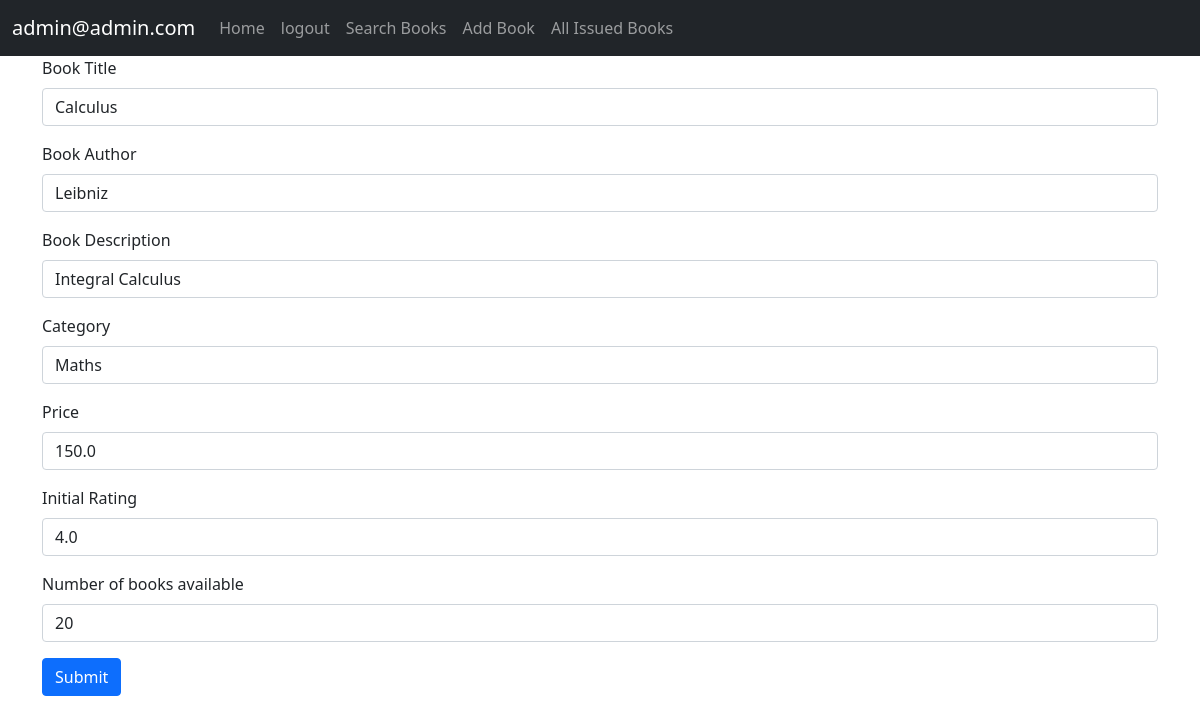
Screenshot of /change/3 (signed in) with the database file from the repository.
### accounts/models.py (models this page shows)
class CustomUser(AbstractUser):
    username = None
    email = models.EmailField(_("email address"), unique=True)
    phone = models.IntegerField(blank=True,null=True)
    USERNAME_FIELD = 'email'
    REQUIRED_FIELDS = []
    objects = CustomUserManager()

### main/models.py (models this page shows, shortened)
class Book(models.Model):
    title = models.CharField(max_length=100)
    author = models.CharField(max_length=100)
    desc = models.CharField(max_length=200)
    category = models.CharField(max_length=100)
    price = models.FloatField()
    availability = models.IntegerField()
    rating = models.FloatField(null=True)

### main/views.py (the view, shortened to what this page needs)
# urls.py: path('change/<int:id>', views.edit_book,name='change'),
@login_required
def edit_book(request,id):
    if request.user.is_superuser:
        book = Book.objects.get(pk=id)
        return render(request,'main/editBook.html',{'book':book})
    else:
        messages.error(request,'Your account doesn\'t have access to this page.')
        return redirect(reverse('main:home'))

### main/templates/main/editBook.html (shortened to what this page needs)
{% extends 'main/base.html' %}
{% block content %}
<div class="container">
  <form method="POST">
    <div class="mb-3">
      <label for="exampleInputEmail1" class="form-label">Book Title</label>
      <input type="text" name="title"  class="form-control" id="exampleInputEmail1" value="{{book.title}}">
    </div>
    <div class="mb-3">
      <label for="author" class="form-label">Book Author</label>
      <input type="text" name = "author"  class="form-control" id="author" value="{{book.author}}">
    </div>
    <div class="mb-3">
      <label for="desc" class="form-label">Book Description</label>
      <input type="text" name="desc"  class="form-control" id="desc" value="{{book.desc}}">
    </div>
    <div class="mb-3">
      <label for="category" class="form-label">Category</label>
      <input type="text" name="category" class="form-control" id="category" value="{{book.category}}">
    </div>
    <div class="mb-3">
      <label for="price" class="form-label">Price</label>
      <input type="number" class="form-control" name="price" id="price" value="{{book.price}}">
    </div>
    <div class="mb-3">
      <label for="rating" class="form-label">Initial Rating</label>
      <input type="number" max="5" class="form-control" name="rating" id="rating" value="{{book.rating}}">
    </div>
    <div class="mb-3">
      <label for="num" class="form-label">Number of books available</label>
      <input type="number" class="form-control" name="num" id="num" value="{{book.availability}}">
    </div>
    <button type="submit" class="btn btn-primary">Submit</button>
  </form>
  </div>
{% endblock content %}

### main/templates/main/base.html (shortened to what this page needs)
<!doctype html>
<html lang="en">
  <head>
    <link href="https://cdn.jsdelivr.net/npm/bootstrap@5.1.3/dist/css/bootstrap.min.css" rel="stylesheet">
  </head>
  <body>
  <nav class="navbar navbar-expand-lg navbar-dark bg-dark">
  <div class="container-fluid">
    <a class="navbar-brand" href="#">{% if user.is_authenticated%}{{user}}{%endif%}</a>
     <div class="collapse navbar-collapse" id="navbarNav">
      <ul class="navbar-nav">
      <li>
          <a class="nav-link"   href="{% url 'main:home'%}">Home</a>
        </li>
      {% if user.is_authenticated%}
        <li class="nav-item" >
          <a class="nav-link"   href="/accounts/logout">logout</a>
        </li>
        <li class="nav-item" >
          <a class="nav-link"   href="/searchbook">Search Books</a>
        </li>
          {% if user.is_superuser%}
        <li class="nav-item" >
          <a class="nav-link"   href="{% url 'main:addbook'%}">Add Book</a>
        </li>
        <li class="nav-item" >
          <a class="nav-link"   href="{% url 'main:all_books_issued'%}">All Issued Books</a>
        </li>
          {%endif%}
        {%endif%}
      </ul>
    </div>
  </div>
</nav>
    {% block content %}{% endblock content %}
  </body>
</html>

### rows the page displays
CustomUser: email "admin@admin.com"
Book: title "Calculus", author "Leibniz", desc "Integral Calculus", category "Maths", price "150.0", rating "4.0", num "20"
